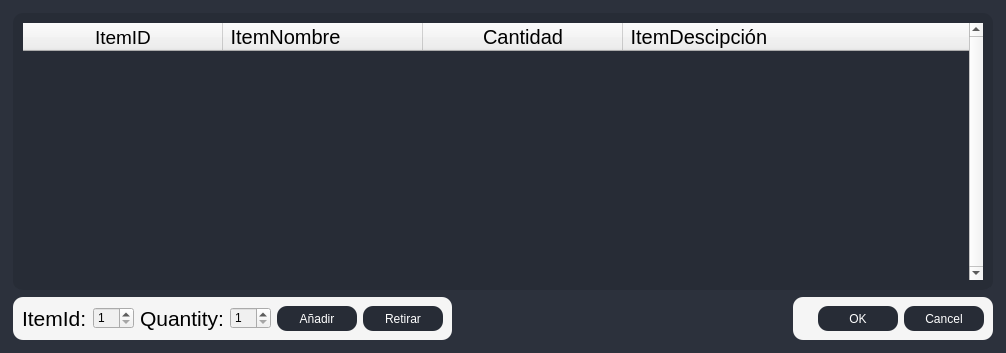
<?xml version="1.0" encoding="UTF-8"?>
<ui version="4.0">
 <class>Dialog</class>
 <widget class="QDialog" name="Dialog">
  <property name="geometry">
   <rect>
    <x>0</x>
    <y>0</y>
    <width>1006</width>
    <height>353</height>
   </rect>
  </property>
  <property name="windowTitle">
   <string>Dialog</string>
  </property>
  <property name="styleSheet">
   <string notr="true">QDialog{background-color: rgb(44, 49, 60);
border-radius: 10px;}

QPushButton {
	color: rgb(255,255,255);
	background-color: rgb(39, 44, 54);
border-radius: 10px;
}
QPushButton:hover {
	background-color: rgb(33, 37, 43);
}
QPushButton:pressed {	
	background-color: rgb(255,255,255);
}</string>
  </property>
  <layout class="QGridLayout" name="gridLayout_2">
   <property name="leftMargin">
    <number>0</number>
   </property>
   <property name="topMargin">
    <number>0</number>
   </property>
   <property name="rightMargin">
    <number>0</number>
   </property>
   <property name="bottomMargin">
    <number>0</number>
   </property>
   <item row="0" column="0" rowspan="3" colspan="2">
    <widget class="QFrame" name="frame_movement">
     <property name="minimumSize">
      <size>
       <width>0</width>
       <height>300</height>
      </size>
     </property>
     <property name="styleSheet">
      <string notr="true">QFrame#frame_movement{background: transparent}</string>
     </property>
     <property name="frameShape">
      <enum>QFrame::StyledPanel</enum>
     </property>
     <property name="frameShadow">
      <enum>QFrame::Raised</enum>
     </property>
     <layout class="QGridLayout" name="gridLayout_3">
      <property name="leftMargin">
       <number>12</number>
      </property>
      <property name="topMargin">
       <number>12</number>
      </property>
      <property name="rightMargin">
       <number>12</number>
      </property>
      <property name="bottomMargin">
       <number>12</number>
      </property>
      <item row="1" column="2">
       <widget class="QFrame" name="frame_2">
        <property name="maximumSize">
         <size>
          <width>200</width>
          <height>16777215</height>
         </size>
        </property>
        <property name="styleSheet">
         <string notr="true">QFrame {	
	background-color: rgb(245,245,245);	
	color: rgb(220, 220, 220);
	border-radius: 10px;
}</string>
        </property>
        <property name="frameShape">
         <enum>QFrame::StyledPanel</enum>
        </property>
        <property name="frameShadow">
         <enum>QFrame::Raised</enum>
        </property>
        <layout class="QGridLayout" name="gridLayout">
         <item row="0" column="0">
          <widget class="QDialogButtonBox" name="buttonBox">
           <property name="minimumSize">
            <size>
             <width>100</width>
             <height>0</height>
            </size>
           </property>
           <property name="styleSheet">
            <string notr="true">QPushButton{
min-width:80;
min-height:25
}</string>
           </property>
           <property name="orientation">
            <enum>Qt::Horizontal</enum>
           </property>
           <property name="standardButtons">
            <set>QDialogButtonBox::Cancel|QDialogButtonBox::Ok</set>
           </property>
           <property name="centerButtons">
            <bool>false</bool>
           </property>
          </widget>
         </item>
        </layout>
       </widget>
      </item>
      <item row="1" column="0">
       <widget class="QFrame" name="frame">
        <property name="maximumSize">
         <size>
          <width>440</width>
          <height>16777215</height>
         </size>
        </property>
        <property name="styleSheet">
         <string notr="true">QFrame {	
	background-color: rgb(245,245,245);	
	color: rgb(220, 220, 220);
	border-radius: 10px;
}</string>
        </property>
        <property name="frameShape">
         <enum>QFrame::StyledPanel</enum>
        </property>
        <property name="frameShadow">
         <enum>QFrame::Raised</enum>
        </property>
        <layout class="QHBoxLayout" name="horizontalLayout">
         <item>
          <widget class="QLabel" name="itemIdLabel">
           <property name="font">
            <font>
             <pointsize>16</pointsize>
            </font>
           </property>
           <property name="styleSheet">
            <string notr="true">color: rgb(0,0,0);</string>
           </property>
           <property name="text">
            <string>ItemId:</string>
           </property>
          </widget>
         </item>
         <item>
          <widget class="QSpinBox" name="itemIdSpinBox">
           <property name="styleSheet">
            <string notr="true">QSpinBox
{
background-color: rgb(240,240,240);
}</string>
           </property>
           <property name="minimum">
            <number>1</number>
           </property>
          </widget>
         </item>
         <item>
          <widget class="QLabel" name="quantityLabel">
           <property name="font">
            <font>
             <pointsize>16</pointsize>
            </font>
           </property>
           <property name="styleSheet">
            <string notr="true">color: rgb(0,0,0);</string>
           </property>
           <property name="text">
            <string>Quantity:</string>
           </property>
          </widget>
         </item>
         <item>
          <widget class="QSpinBox" name="quantitySpinBox">
           <property name="styleSheet">
            <string notr="true">QSpinBox
{
background-color: rgb(240,240,240);
}</string>
           </property>
           <property name="minimum">
            <number>1</number>
           </property>
          </widget>
         </item>
         <item>
          <widget class="QPushButton" name="addButton">
           <property name="minimumSize">
            <size>
             <width>80</width>
             <height>25</height>
            </size>
           </property>
           <property name="styleSheet">
            <string notr="true"/>
           </property>
           <property name="text">
            <string>Añadir</string>
           </property>
          </widget>
         </item>
         <item>
          <widget class="QPushButton" name="retrieveButton">
           <property name="minimumSize">
            <size>
             <width>80</width>
             <height>25</height>
            </size>
           </property>
           <property name="text">
            <string>Retirar</string>
           </property>
          </widget>
         </item>
        </layout>
       </widget>
      </item>
      <item row="0" column="0" colspan="3">
       <widget class="QTableWidget" name="tableWidget">
        <property name="sizePolicy">
         <sizepolicy hsizetype="Expanding" vsizetype="Expanding">
          <horstretch>0</horstretch>
          <verstretch>0</verstretch>
         </sizepolicy>
        </property>
        <property name="minimumSize">
         <size>
          <width>950</width>
          <height>0</height>
         </size>
        </property>
        <property name="palette">
         <palette>
          <active>
           <colorrole role="WindowText">
            <brush brushstyle="SolidPattern">
             <color alpha="255">
              <red>210</red>
              <green>210</green>
              <blue>210</blue>
             </color>
            </brush>
           </colorrole>
           <colorrole role="Button">
            <brush brushstyle="SolidPattern">
             <color alpha="255">
              <red>39</red>
              <green>44</green>
              <blue>54</blue>
             </color>
            </brush>
           </colorrole>
           <colorrole role="Text">
            <brush brushstyle="SolidPattern">
             <color alpha="255">
              <red>210</red>
              <green>210</green>
              <blue>210</blue>
             </color>
            </brush>
           </colorrole>
           <colorrole role="ButtonText">
            <brush brushstyle="SolidPattern">
             <color alpha="255">
              <red>210</red>
              <green>210</green>
              <blue>210</blue>
             </color>
            </brush>
           </colorrole>
           <colorrole role="Base">
            <brush brushstyle="SolidPattern">
             <color alpha="255">
              <red>39</red>
              <green>44</green>
              <blue>54</blue>
             </color>
            </brush>
           </colorrole>
           <colorrole role="Window">
            <brush brushstyle="SolidPattern">
             <color alpha="255">
              <red>39</red>
              <green>44</green>
              <blue>54</blue>
             </color>
            </brush>
           </colorrole>
          </active>
          <inactive>
           <colorrole role="WindowText">
            <brush brushstyle="SolidPattern">
             <color alpha="255">
              <red>210</red>
              <green>210</green>
              <blue>210</blue>
             </color>
            </brush>
           </colorrole>
           <colorrole role="Button">
            <brush brushstyle="SolidPattern">
             <color alpha="255">
              <red>39</red>
              <green>44</green>
              <blue>54</blue>
             </color>
            </brush>
           </colorrole>
           <colorrole role="Text">
            <brush brushstyle="SolidPattern">
             <color alpha="255">
              <red>210</red>
              <green>210</green>
              <blue>210</blue>
             </color>
            </brush>
           </colorrole>
           <colorrole role="ButtonText">
            <brush brushstyle="SolidPattern">
             <color alpha="255">
              <red>210</red>
              <green>210</green>
              <blue>210</blue>
             </color>
            </brush>
           </colorrole>
           <colorrole role="Base">
            <brush brushstyle="SolidPattern">
             <color alpha="255">
              <red>39</red>
              <green>44</green>
              <blue>54</blue>
             </color>
            </brush>
           </colorrole>
           <colorrole role="Window">
            <brush brushstyle="SolidPattern">
             <color alpha="255">
              <red>39</red>
              <green>44</green>
              <blue>54</blue>
             </color>
            </brush>
           </colorrole>
          </inactive>
          <disabled>
           <colorrole role="WindowText">
            <brush brushstyle="SolidPattern">
             <color alpha="255">
              <red>210</red>
              <green>210</green>
              <blue>210</blue>
             </color>
            </brush>
           </colorrole>
           <colorrole role="Button">
            <brush brushstyle="SolidPattern">
             <color alpha="255">
              <red>39</red>
              <green>44</green>
              <blue>54</blue>
             </color>
            </brush>
           </colorrole>
           <colorrole role="Text">
            <brush brushstyle="SolidPattern">
             <color alpha="255">
              <red>210</red>
              <green>210</green>
              <blue>210</blue>
             </color>
            </brush>
           </colorrole>
           <colorrole role="ButtonText">
            <brush brushstyle="SolidPattern">
             <color alpha="255">
              <red>210</red>
              <green>210</green>
              <blue>210</blue>
             </color>
            </brush>
           </colorrole>
           <colorrole role="Base">
            <brush brushstyle="SolidPattern">
             <color alpha="255">
              <red>39</red>
              <green>44</green>
              <blue>54</blue>
             </color>
            </brush>
           </colorrole>
           <colorrole role="Window">
            <brush brushstyle="SolidPattern">
             <color alpha="255">
              <red>39</red>
              <green>44</green>
              <blue>54</blue>
             </color>
            </brush>
           </colorrole>
          </disabled>
         </palette>
        </property>
        <property name="font">
         <font>
          <pointsize>13</pointsize>
         </font>
        </property>
        <property name="styleSheet">
         <string notr="true">QTableWidget {	
	background-color: rgb(39, 44, 54);
	padding: 10px;
	border-radius: 5px;
	gridline-color: rgb(44, 49, 60);
	border-bottom: 1px solid rgb(44, 49, 60);
border-radius: 10px;
}
QTableWidget::item{
	border-color: rgb(44, 49, 60);
	padding-left: 5px;
	padding-right: 5px;
	gridline-color: rgb(44, 49, 60);
}
QTableWidget::item:selected{
	background-color: rgb(85, 170, 255);
}
QScrollBar:horizontal {
    border: none;
    background: rgb(52, 59, 72);
    height: 14px;
    margin: 0px 21px 0 21px;
	border-radius: 0px;
}
 QScrollBar:vertical {
	border: none;
    background: rgb(52, 59, 72);
    width: 14px;
    margin: 21px 0 21px 0;
	border-radius: 0px;
 }
QTableWidget::horizontalHeader {	
	background-color: rgb(81, 255, 0);
}
QHeaderView::section:vertical
{
    border: 1px solid rgb(44, 49, 60);
}

/* SCROLL BARS */
QScrollBar:horizontal {
    border: none;
    background: rgb(52, 59, 72);
    height: 14px;
    margin: 0px 21px 0 21px;
	border-radius: 0px;
}
QScrollBar::handle:horizontal {
    background: rgb(85, 170, 255);
    min-width: 25px;
	border-radius: 7px
}
QScrollBar::add-line:horizontal {
    border: none;
    background: rgb(55, 63, 77);
    width: 20px;
	border-top-right-radius: 7px;
    border-bottom-right-radius: 7px;
    subcontrol-position: right;
    subcontrol-origin: margin;
}
QScrollBar::sub-line:horizontal {
    border: none;
    background: rgb(55, 63, 77);
    width: 20px;
	border-top-left-radius: 7px;
    border-bottom-left-radius: 7px;
    subcontrol-position: left;
    subcontrol-origin: margin;
}
QScrollBar::up-arrow:horizontal, QScrollBar::down-arrow:horizontal
{
     background: none;
}
QScrollBar::add-page:horizontal, QScrollBar::sub-page:horizontal
{
     background: none;
}
 QScrollBar:vertical {
	border: none;
    background: rgb(52, 59, 72);
    width: 14px;
    margin: 21px 0 21px 0;
	border-radius: 0px;
 }
 QScrollBar::handle:vertical {	
	background: rgb(85, 170, 255);
    min-height: 25px;
	border-radius: 7px
 }
 QScrollBar::add-line:vertical {
     border: none;
    background: rgb(55, 63, 77);
     height: 20px;
	border-bottom-left-radius: 7px;
    border-bottom-right-radius: 7px;
     subcontrol-position: bottom;
     subcontrol-origin: margin;
 }
 QScrollBar::sub-line:vertical {
	border: none;
    background: rgb(55, 63, 77);
     height: 20px;
	border-top-left-radius: 7px;
    border-top-right-radius: 7px;
     subcontrol-position: top;
     subcontrol-origin: margin;
 }
 QScrollBar::up-arrow:vertical, QScrollBar::down-arrow:vertical {
     background: none;
 }

 QScrollBar::add-page:vertical, QScrollBar::sub-page:vertical {
     background: none;
 }
</string>
        </property>
        <property name="frameShape">
         <enum>QFrame::NoFrame</enum>
        </property>
        <property name="verticalScrollBarPolicy">
         <enum>Qt::ScrollBarAlwaysOn</enum>
        </property>
        <property name="sizeAdjustPolicy">
         <enum>QAbstractScrollArea::AdjustToContents</enum>
        </property>
        <property name="editTriggers">
         <set>QAbstractItemView::NoEditTriggers</set>
        </property>
        <property name="alternatingRowColors">
         <bool>false</bool>
        </property>
        <property name="selectionMode">
         <enum>QAbstractItemView::SingleSelection</enum>
        </property>
        <property name="selectionBehavior">
         <enum>QAbstractItemView::SelectRows</enum>
        </property>
        <property name="showGrid">
         <bool>true</bool>
        </property>
        <property name="gridStyle">
         <enum>Qt::SolidLine</enum>
        </property>
        <property name="sortingEnabled">
         <bool>false</bool>
        </property>
        <attribute name="horizontalHeaderVisible">
         <bool>true</bool>
        </attribute>
        <attribute name="horizontalHeaderCascadingSectionResizes">
         <bool>true</bool>
        </attribute>
        <attribute name="horizontalHeaderDefaultSectionSize">
         <number>200</number>
        </attribute>
        <attribute name="horizontalHeaderStretchLastSection">
         <bool>true</bool>
        </attribute>
        <attribute name="verticalHeaderVisible">
         <bool>false</bool>
        </attribute>
        <attribute name="verticalHeaderCascadingSectionResizes">
         <bool>false</bool>
        </attribute>
        <attribute name="verticalHeaderHighlightSections">
         <bool>false</bool>
        </attribute>
        <attribute name="verticalHeaderStretchLastSection">
         <bool>true</bool>
        </attribute>
        <column>
         <property name="text">
          <string>ItemID</string>
         </property>
         <property name="font">
          <font>
           <pointsize>14</pointsize>
          </font>
         </property>
        </column>
        <column>
         <property name="text">
          <string> ItemNombre</string>
         </property>
         <property name="font">
          <font>
           <pointsize>15</pointsize>
          </font>
         </property>
         <property name="textAlignment">
          <set>AlignLeading|AlignVCenter</set>
         </property>
        </column>
        <column>
         <property name="text">
          <string>Cantidad</string>
         </property>
         <property name="font">
          <font>
           <pointsize>15</pointsize>
          </font>
         </property>
        </column>
        <column>
         <property name="text">
          <string> ItemDescipción</string>
         </property>
         <property name="font">
          <font>
           <pointsize>15</pointsize>
          </font>
         </property>
         <property name="textAlignment">
          <set>AlignLeading|AlignVCenter</set>
         </property>
        </column>
       </widget>
      </item>
      <item row="1" column="1">
       <spacer name="horizontalSpacer">
        <property name="orientation">
         <enum>Qt::Horizontal</enum>
        </property>
        <property name="sizeHint" stdset="0">
         <size>
          <width>40</width>
          <height>20</height>
         </size>
        </property>
       </spacer>
      </item>
     </layout>
    </widget>
   </item>
  </layout>
 </widget>
 <resources/>
 <connections>
  <connection>
   <sender>buttonBox</sender>
   <signal>accepted()</signal>
   <receiver>Dialog</receiver>
   <slot>accept()</slot>
   <hints>
    <hint type="sourcelabel">
     <x>880</x>
     <y>264</y>
    </hint>
    <hint type="destinationlabel">
     <x>157</x>
     <y>274</y>
    </hint>
   </hints>
  </connection>
  <connection>
   <sender>buttonBox</sender>
   <signal>rejected()</signal>
   <receiver>Dialog</receiver>
   <slot>reject()</slot>
   <hints>
    <hint type="sourcelabel">
     <x>906</x>
     <y>270</y>
    </hint>
    <hint type="destinationlabel">
     <x>286</x>
     <y>274</y>
    </hint>
   </hints>
  </connection>
 </connections>
</ui>
